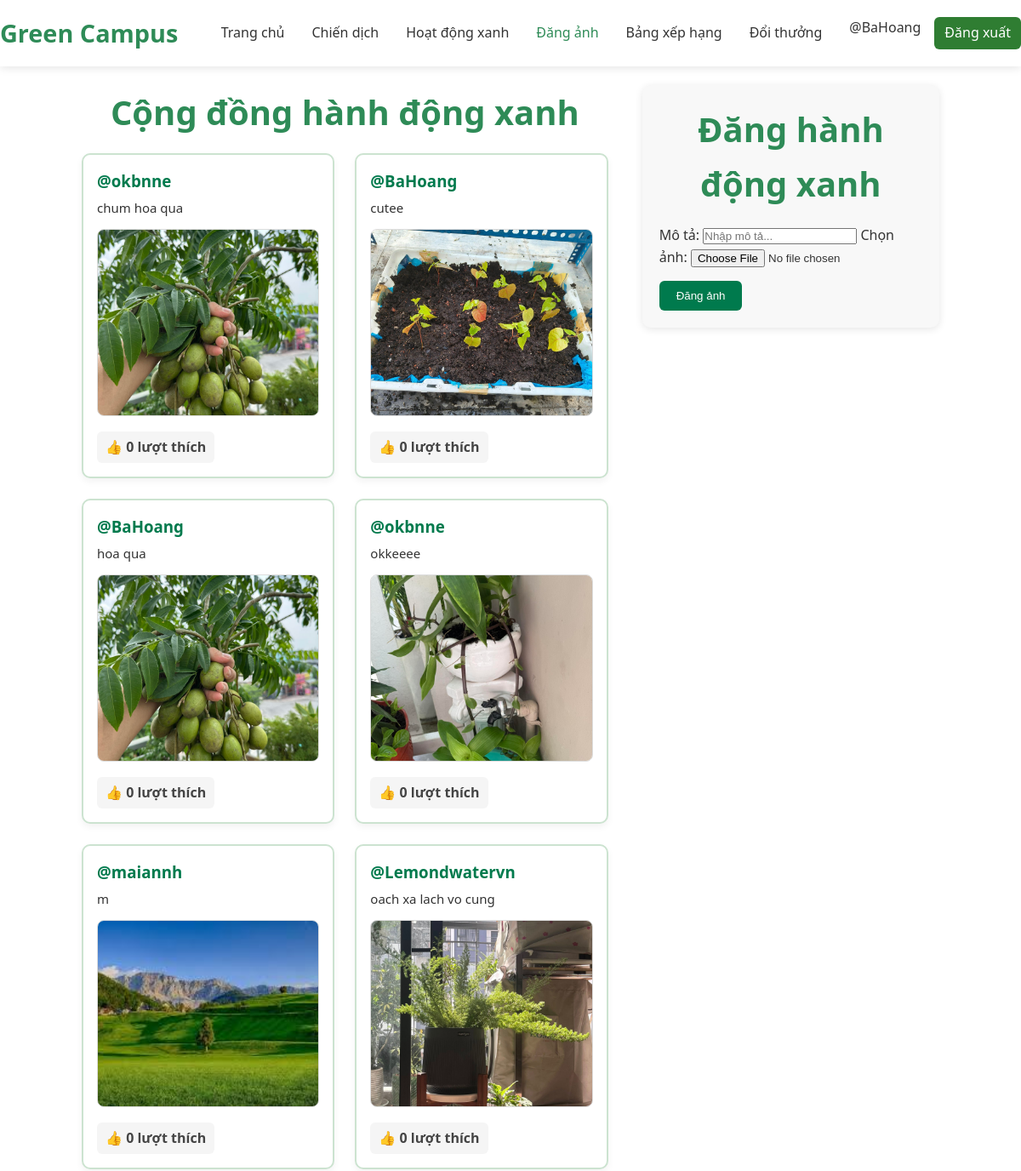
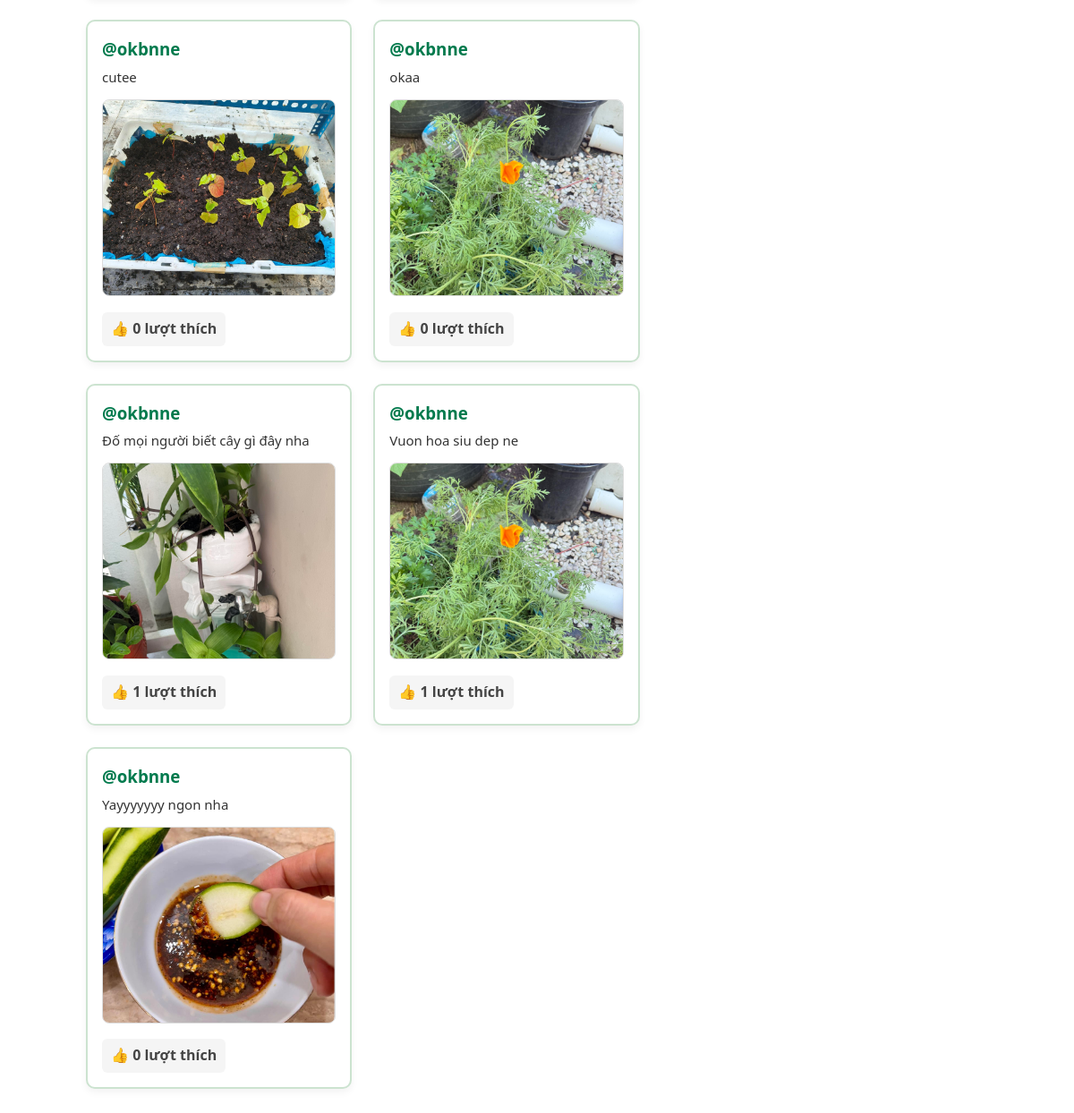
Page /upload (signed in) on the committed database (2 pictures, top to bottom).
### tables this page shows
CREATE TABLE images (
            id INTEGER PRIMARY KEY AUTOINCREMENT,
            user_id INTEGER,
            image_path TEXT,
            caption TEXT,
            likes INTEGER DEFAULT 0,
            approved INTEGER DEFAULT 0,
            created_at TIMESTAMP DEFAULT CURRENT_TIMESTAMP,
            FOREIGN KEY(user_id) REFERENCES users(id)
        );

CREATE TABLE users (
            id INTEGER PRIMARY KEY AUTOINCREMENT,
            username TEXT UNIQUE NOT NULL,
            password TEXT NOT NULL,
            email TEXT UNIQUE,
            student_id TEXT,
            address TEXT,
            phone TEXT,
            role TEXT DEFAULT 'user',
            created_at TIMESTAMP DEFAULT CURRENT_TIMESTAMP
        , points INTEGER DEFAULT 0);

### Sever.py (the view, shortened to what this page needs)
@app.route("/upload", methods=["GET", "POST"])
def upload():
    if "user_id" not in session:
        flash("Bạn cần đăng nhập để đăng ảnh.")
        return redirect(url_for("login"))
    with get_db() as conn:
        rows = conn.execute("""
            SELECT images.*, users.username
            FROM images
            JOIN users ON images.user_id = users.id
            WHERE images.approved = 1
            ORDER BY images.created_at DESC
        """).fetchall()
        user_points = conn.execute("""
            SELECT points FROM users WHERE id = ?
        """, (session["user_id"],)).fetchone()["points"]
    return render_template("upload.html", images=rows, username=session.get("username"), user_points=user_points)

### Sever.py (called while the page is built)
def get_db():
    conn = sqlite3.connect(str(DATABASE))
    conn.row_factory = sqlite3.Row
    return conn

### templates/upload.html (shortened to what this page needs)
<!DOCTYPE html>
<html lang="vi">
<head>
  <link rel="stylesheet" href="{{ url_for('static', filename='style.css') }}">
</head>
<body>
 <header>
  <nav class="navbar">
    <div class="nav-container">
      <div class="logo">Green Campus</div>
      <div class="nav-menu">
        <a href="{{ url_for('index') }}" class="nav-link">Trang chủ</a>
        <a href="#campaigns" class="nav-link">Chiến dịch</a>
        <a href="#activities" class="nav-link">Hoạt động xanh</a>
        <a href="{{ url_for('upload') }}" class="nav-link active">Đăng ảnh</a>
        <a href="#ranking" class="nav-link">Bảng xếp hạng</a>
        <a href="#rewards" class="nav-link">Đổi thưởng</a>
        <div class="auth-buttons">
          {% if username %}
              <span class="user-info">@{{ username }}</span>
              <a href="{{ url_for('logout') }}" class="logout-link">Đăng xuất</a>
          {% else %}
              <button onclick="window.location.href='{{ url_for('login') }}'" class="login-btn">Đăng nhập</button>
              <button onclick="window.location.href='{{ url_for('register') }}'" class="register-btn">Đăng ký</button>
          {% endif %}
        </div>
      </div>
    </div>
  </nav>
</header>
  <section class="upload-page">
    <div class="posts-section">
      <h2>Cộng đồng hành động xanh</h2>
      <div class="post-list">
        {% for img in images %}
          <div class="post-item">
            <h3>@{{ img.username }}</h3>
            {% if img.caption %}
              <p>{{ img.caption }}</p>
            {% endif %}
            <img src="{{ url_for('static', filename=img.image_path.split('static/')[-1]) }}" alt="Ảnh người dùng">
            <div class="likes" data-id="{{ img.id }}">
              👍 <span class="like-count">{{ img.likes }}</span> lượt thích
            </div>
          </div>
        {% endfor %}
      </div>
    </div>
    <div class="create-section">
      <h2>Đăng hành động xanh</h2>
      <form id="upload-form" method="POST" action="{{ url_for('upload') }}" enctype="multipart/form-data">
        <label for="caption">Mô tả:</label>
        <input type="text" id="caption" name="caption" placeholder="Nhập mô tả...">
        <label for="image">Chọn ảnh:</label>
        <input type="file" id="image" name="image" accept="image/*" required>
        <button type="submit" class="btn-submit">Đăng ảnh</button>
      </form>
    </div>
  </section>
</body>
</html>

### static/style.css (style rules this page uses)
:root { --primary: #2E8B57; --primary-dark: #1F6B47; --secondary: #4CAF50; --light: #E8F5E9; --dark: #1B5E20; --text: #333333; --text-light: #666666; --white: #FFFFFF; --gray: #F5F5F5; }
* { margin: 0; padding: 0; box-sizing: border-box; }
body { font-family: 'Segoe UI', Arial, sans-serif; line-height: 1.6; color: var(--text); background-color: var(--white); }
.navbar { background: var(--white); box-shadow: 0 2px 10px rgba(0,0,0,0.1); position: fixed; width: 100%; top: 0; z-index: 1000; }
.nav-container { display: flex; justify-content: space-between; align-items: center; padding: 1rem 0; }
.logo { font-size: 1.8rem; font-weight: bold; color: var(--primary); }
.nav-menu { display: flex; align-items: center; gap: 2rem; }
.nav-link { text-decoration: none; color: var(--text); font-weight: 500; transition: color 0.3s; }
.nav-link.active, .nav-link:hover { color: var(--primary); }
.auth-buttons { display: flex; gap: 1rem; }
section { padding: 5rem 0; }
h2 { text-align: center; font-size: 2.5rem; margin-bottom: 1rem; color: var(--primary); }
.upload-page { display: flex; justify-content: space-between; align-items: flex-start; padding: 100px 8%; gap: 40px; }
.posts-section { flex: 2; }
.create-section { flex: 1; background: #f8f8f8; padding: 20px; border-radius: 10px; box-shadow: 0 2px 10px rgba(0,0,0,0.1); position: sticky; top: 100px; }
.post-list { display: grid; grid-template-columns: repeat(auto-fill, minmax(280px, 1fr)); gap: 1.5rem; }
.post-item { background: #fff; padding: 1rem; border-radius: 8px; box-shadow: 0 2px 6px rgba(0,0,0,0.1); }
.post-item img { width: 100%; height: 200px; object-fit: cover; margin-top: 0.5rem; border-radius: 6px; }
.likes { margin-top: 0.5rem; font-weight: bold; color: #333; cursor: pointer; }
.btn-submit { margin-top: 15px; background: #007a4d; color: white; border: none; padding: 10px 20px; border-radius: 6px; cursor: pointer; }
.post-item { background: #ffffff; padding: 16px; border-radius: 10px; border: 2px solid #cce3d0; box-shadow: 0 4px 8px rgba(0, 0, 0, 0.05); transition: transform 0.2s ease, box-shadow 0.2s ease; }
.post-item h3 { color: #007a4d; font-weight: 700; margin-bottom: 6px; }
.post-item p { margin: 6px 0; font-size: 15px; color: #333; line-height: 1.4; }
.post-item img { width: 100%; height: 220px; object-fit: cover; margin-top: 8px; border-radius: 8px; border: 1px solid #ddd; }
.likes { margin-top: 10px; font-weight: bold; color: #444; cursor: pointer; background: #f5f5f5; border-radius: 6px; padding: 6px 10px; display: inline-block; transition: background 0.2s; }
.likes { margin-top: 10px; font-weight: bold; color: #444; cursor: pointer; background: #f5f5f5; border-radius: 6px; padding: 6px 10px; display: inline-block; transition: all 0.2s ease; }
.logout-link { background-color: #2f7d32; color: white !important; padding: 6px 12px; border-radius: 6px; text-decoration: none; transition: 0.2s; }

### rows in the picture
images: username "okbnne", caption "chum hoa qua", image_path (picture), likes "0"
images: username "BaHoang", caption "cutee", image_path (picture), likes "0"
images: username "BaHoang", caption "hoa qua", image_path (picture), likes "0"
images: username "okbnne", caption "okkeeee", image_path (picture), likes "0"
images: username "maiannh", caption "m", image_path (picture), likes "0"
images: username "Lemondwatervn", caption "oach xa lach vo cung", image_path (picture), likes "0"
images: username "okbnne", caption "cutee", image_path (picture), likes "0"
images: username "okbnne", caption "okaa", image_path (picture), likes "0"
images: username "okbnne", caption "Đố mọi người biết cây gì đây nha", image_path (picture), likes "1"
images: username "okbnne", caption "Vuon hoa siu dep ne", image_path (picture), likes "1"
images: username "okbnne", caption "Yayyyyyyy ngon nha", image_path (picture), likes "0"

### other values in the picture
{{ username }} "BaHoang"
